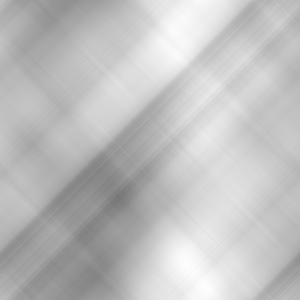
%> input picture image restoration project/image restoration project/raw_D.bmp, 300 x 300 px
$ octave inverse_filter.m   (GNU Octave 9; MATLAB toolbox functions it lacks are replaced by stand-ins)
%> lines starting %> are read from the running program, lines starting %| are printed output that depends on the picture
I = imread('raw_D.bmp');
%> I is the input picture: size 300x300 uint8; min 119, max 255, mean 191.3

F = fftshift(fft2(double(I)));
k = 0.0025;
[M,N]=size(F);
%> M = 300; N = 300
H = zeros(M,N);
for u=1:M
    for v=1:N
    H(u,v) = exp((-k)*(((u-M/2).^2-(v-N/2).^2).^5.6));
    end
end

Fprime = F./H;
Max = max(F,[],'all');
%> Max = 17215847
Min = min(F,[],'all');
for u=1:M
    for v=1:N
        if Fprime(u,v)>Max
            Fprime(u,v)=Max;
        elseif Fprime(u,v)<Min
            Fprime(u,v)=Min;
        end
    end
end

S=abs(ifft2(Fprime));
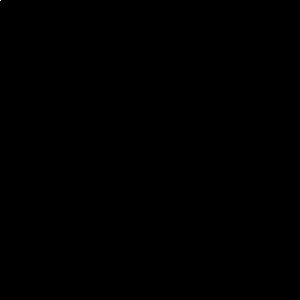
%> S: size 300x300 double; min 1.82, max 17098092.1, mean 1277.6; drawn with min black and max white
Sm=max(S(:));
%> Sm = 17098092.1
res = S/Sm;
imshow(res);
